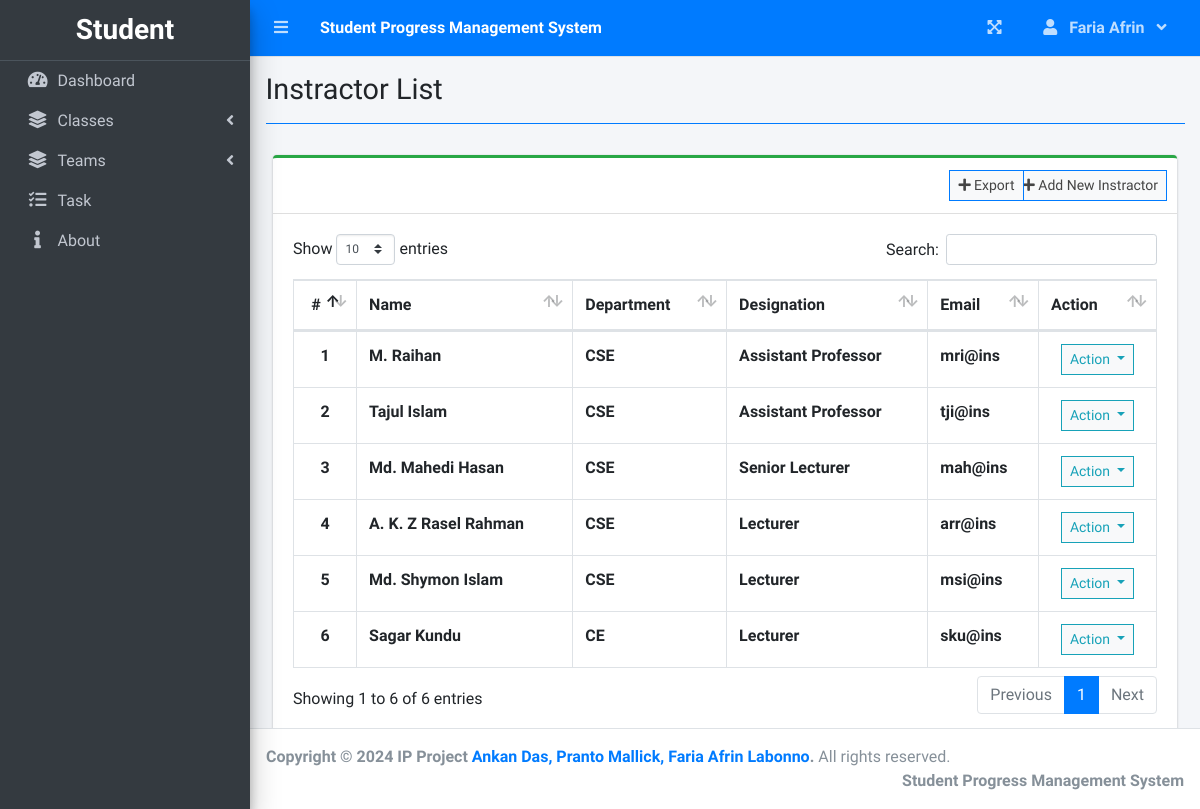
/index.php?page=instractor_list (signed in), run on the app's committed database.
### tables this page shows
CREATE TABLE `instructors` (
  `id` int(11) NOT NULL,
  `firstname` varchar(200) NOT NULL,
  `lastname` varchar(200) NOT NULL,
  `user_id` bigint(20) NOT NULL,
  `avatar` text NOT NULL,
  `dept` text NOT NULL,
  `designation` text NOT NULL,
  `email` varchar(200) NOT NULL,
  `password` text NOT NULL,
  `type` int(11) NOT NULL DEFAULT 2,
  `datecreated` timestamp NOT NULL DEFAULT current_timestamp() ON UPDATE current_timestamp()
);

### instractor_list.php (the view, shortened to what this page needs)
<?php include'db_connect.php' ?>
<div class="col-lg-12">
	<div class="card card-outline card-success">
		<div class="card-header">
			<div class="card-tools">
				<a class="btn btn-block btn-sm btn-default btn-flat border-primary" href="./index.php?page=new_instractor"><i class="fa fa-plus"></i> Add New Instractor</a>
			</div>
			<div class="card-tools">
				<a class="btn btn-block btn-sm btn-default btn-flat border-primary" href="export.php"><i class="fa fa-plus"></i> Export</a>
			</div>
		</div>
		<div class="card-body">
			<table class="table tabe-hover table-bordered" id="list">
				<thead>
					<tr>
						<th class="text-center">#</th>
						<th>Name</th>
						<th>Department</th>
						<th>Designation</th>
						<th>Email</th>
						<th>Action</th>
					</tr>
				</thead>
				<tbody>
					<?php
					$i = 1;
					$designation = array('',"Professor","Assistant Professor","Senior Lecturer","Lecturer");
					$dept = array('',"CSE","EEE","CE");
					$qry = $conn->query("SELECT *,concat(firstname,' ',lastname) as name FROM instructors order by designation asc");
					while($row= $qry->fetch_assoc()):
					?>
					<tr>
						<th class="text-center"><?php echo $i++ ?></th>
						<td><b><?php echo ucwords($row['name']) ?></b></td>
						<td><b><?php echo $dept[$row['dept']] ?></b></td>
						<td><b><?php echo $designation[$row['designation']] ?></b></td>
						<td><b><?php echo $row['email'] ?></b></td>
						<td class="text-center">
							<button type="button" class="btn btn-default btn-sm btn-flat border-info wave-effect text-info dropdown-toggle" data-toggle="dropdown" aria-expanded="true">
		                      Action
		                    </button>
						</td>
					</tr>
				<?php endwhile; ?>
				</tbody>
			</table>
		</div>
	</div>
</div>

### data on the page
instructors: name "M. Raihan", dept "CSE", designation "Assistant Professor", email "mri@ins"
instructors: name "Tajul Islam", dept "CSE", designation "Assistant Professor", email "tji@ins"
instructors: name "Md. Mahedi Hasan", dept "CSE", designation "Senior Lecturer", email "mah@ins"
instructors: name "A. K. Z Rasel Rahman", dept "CSE", designation "Lecturer", email "arr@ins"
instructors: name "Md. Shymon Islam", dept "CSE", designation "Lecturer", email "msi@ins"
instructors: name "Sagar Kundu", dept "CE", designation "Lecturer", email "sku@ins"

### other printed values
$_SESSION['system']['name'] "Student Progress Management System"
$_SESSION['login_firstname'] "Faria Afrin"
$title "Instractor List"
